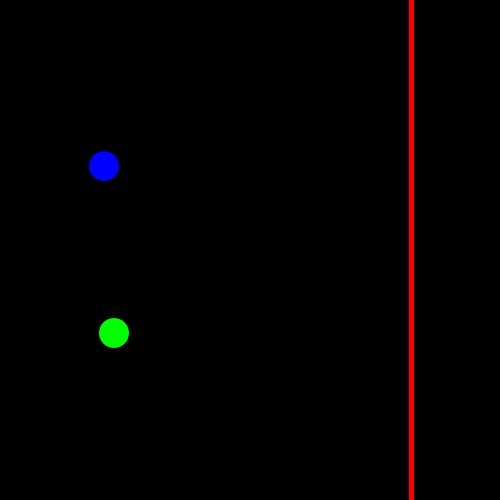
Frame 1 (no input)
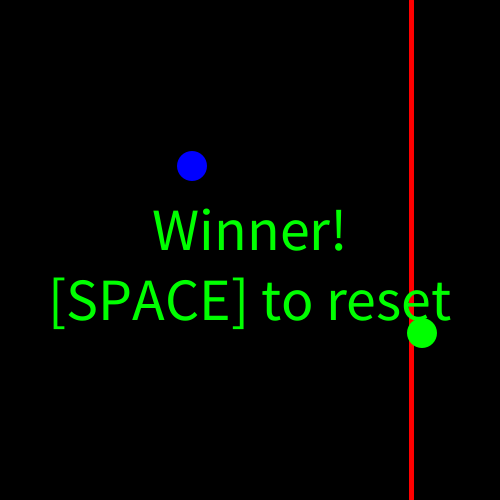
Frame 60 (the mouse pressed at the canvas centre just before this capture)
Frame 120 (the mouse held since frame 60 and released just before this capture): identical to frame 60, image omitted

The Processing sketch that drew these frames (run headless with seeded random() and noise(); from frame 60 on, the mouse is pressed at the canvas centre):

// Processing sketch: juego_simple_auto
// ── juego_simple_auto.pde
// little balls
// Hecho por Hector Alejandro Canizales Pena
//

// hacer un juego simple 
// en donde dos bolitas se mueven horizontalmente
// hacia la derecha.
// ambas bolas empiezan por el lado izquierdo a la misma
// posicion horizontal y en diferentes posiciones
// verticales para que se vean ambas bolas.

// la bola ganadora es la primera que llega a la línea de meta
// la línea de meta es variable en posición horizontal.
// en la pantalla se muestra qué jugador ganó con 
// el texto del mismo color
//
// el juego es autónomo y ambas bolas inician con una velocidad aleatoria
// todo:
// - hacer juego
// - mostrar score
// - 2 cheat codes
// - Haz una versión en la que las pelotitas se mueven de forma manual para 2 jugadores (nivel intermedio)
//
//
// estructura del juego:
// línea de meta:
//    línea roja vertical con posición en x aleatoria cada vez que inicia el juego
//  jugador 1:
//    bola azul con velocidad aleatoria en x, posición en y es fija
//  jugador 2:
//    bola verde con velocidad aleatoria en x, posición en y es fija
//  texto de ganador:
//    texto diciendo Winner del mismo color que el ganador.

int line_x = 0;
int meta_color = color(255, 0, 0);

int p0_color = color(0, 0, 255), p1_color = color(0, 255, 0);
int p0y, p1y;
int p0x, p1x;
int p0speedx, p1speedx;

void setup(){
  size(500, 500);
  
  line_x = (int) random(width/2, width);

  p0y = height * 1/3;
  p1y = height * 2/3;

  p0x = 100;
  p1x = 100;

// velocidades aleatorias
  p0speedx = (int) random(1, 15);
  p1speedx = (int) random(1, 15);
  
}

void draw(){
  background(0);

  strokeWeight(5);
  stroke(meta_color);
  line(line_x, 0, line_x, height-1);



  if(p0x >= line_x || p1x >= line_x){
    
    p0speedx = 0;
    p1speedx = 0;
    textAlign(CENTER);
    textSize(60);
    if(p0x > p1x){
      fill(p0_color);
      text("Winner!\n[SPACE] to reset", width/2, height/2);
    } else if(p1x > p0x){
      fill(p1_color);
      text("Winner!\n[SPACE] to reset", width/2, height/2);
    } else {
      fill(255);
      text("Tie\n[SPACE] to reset", width/2, height/2);
    }
    
  }


  p0x = p0speedx + p0x;
  p1x = p1speedx + p1x;
  

  noStroke();
  fill(p0_color);
  circle(p0x, p0y, 30);
  fill(p1_color);
  circle(p1x, p1y, 30);
  
}

void keyReleased(){
  if( key == ' '){
    p0x = 100;
    p1x = 100;
  p0speedx = (int) random(1, 15);
  p1speedx = (int) random(1, 15);
  }
  
}
